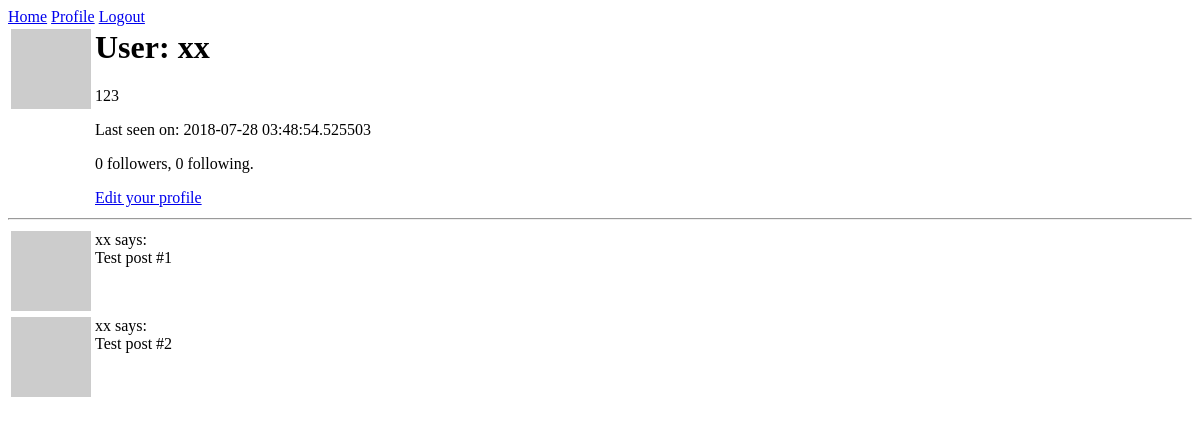
Page /user/xx/ (signed in) on the earlier database version.
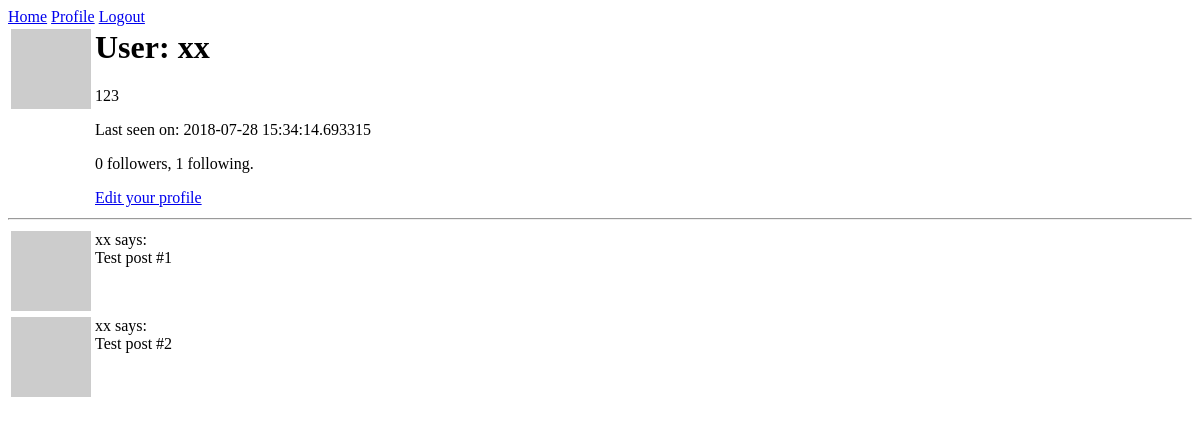
Same page on the later database version.
### app/main/models.py (models this page shows, shortened)
class User(db.Model, UserMixin):
    id = db.Column(db.Integer, primary_key=True)
    username = db.Column(db.String(64), index=True, unique=True)
    email = db.Column(db.String(120), index=True, unique=True)
    password_hash = db.Column(db.String(128))
    posts = db.relationship('Post', backref='author', lazy='dynamic')
    about_me = db.Column(db.String(140))
    last_seen = db.Column(db.DateTime, default=datetime.utcnow)
    followed = db.relationship(
        'User', secondary=followers,
        primaryjoin=(followers.c.follower_id == id),
        secondaryjoin=(followers.c.followed_id == id),
        backref=db.backref('followers', lazy='dynamic'),
        lazy='dynamic'
    )
    def avatar(self, size):
        digest = md5(self.email.lower().encode('utf-8')).hexdigest()
        return 'https://www.gravatar.com/avatar/{}?d=identicon&s={}'.format(digest, size)

### app/main/views.py (the view)
@main.route('/user/<username>/')
@login_required
def user_profile(username):
    user = User.query.filter_by(username=username).first_or_404()
    posts = [
        {'author': user, 'body': 'Test post #1'},
        {'author': user, 'body': 'Test post #2'}
    ]
    return render_template('profile.html', user=user, posts=posts)

### app/main/models.py (called while the page is built)
@login_manager.user_loader
def load_user(id):
    return User.query.get(int(id))

### app/main/views.py (called while the page is built)
@main.before_request
def before_request():
    if current_user.is_authenticated:
        current_user.last_seen = datetime.utcnow()
        db.session.commit()

### app/templates/profile.html
{% extends "base.html" %}
{% block content %}
    <table>
        <tr valign="top">
            <td><img src="{{ user.avatar(128) }}"></td>
            <td>
                <h1>User: {{ user.username }}</h1>
                {% if user.about_me %}<p>{{ user.about_me }}</p>{% endif %}
                {% if user.last_seen %}<p>Last seen on: {{ user.last_seen }}</p>{% endif %}
                <p>{{ user.followers.count() }} followers, {{ user.followed.count() }} following.</p>
                {% if user == current_user %}
                <p><a href="{{ url_for('main.edit_profile') }}">Edit your profile</a></p>
                {% elif not current_user.is_following(user) %}
                <p><a href="{{ url_for('main.follow', username=user.username) }}">Follow</a></p>
                {% else %}
                <p><a href="{{ url_for('main.unfollow', username=user.username) }}">Unfollow</a></p>
                {% endif %}
            </td>
        </tr>
    </table>
    <hr>
    {% for post in posts %}
        {% include '_post.html' %}
    {% endfor %}
{% endblock %}

### app/templates/base.html (shortened to what this page needs)
<html>
    <head>
    </head>
    <body>
        <div>
            <a href="{{ url_for('main.index')}}">Home</a>
            {% if current_user.is_anonymous %}
            <a href="{{ url_for('main.login') }}">Login</a>
            {% else %}
            <a href="{{ url_for('main.user_profile', username=current_user.username) }}">Profile</a>
            <a href=" {{ url_for('main.logout') }}">Logout</a>
            {% endif %}
        </div>
        {% block content %}{% endblock %}
    </body>
</html>

### app/templates/_post.html
<table>
    <tr valign="top">
        <td><img src="{{ post.author.avatar(36) }}"></td>
        <td>{{ post.author.username }} says:<br>{{ post.body }}</td>
    </tr>
</table>

Differences in the rows shown:
changed User "xx": last_seen "2018-07-28 03:48:54.525503" → "2018-07-28 15:34:14.693315"
Other differences:
{{ user.followed.count() }}: "0" → "1"
